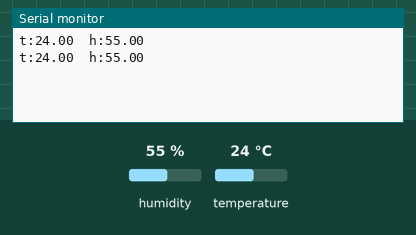
Recording of a sketch running on a simulated Arduino Uno, built with avr-gcc and run on an emulated ATmega328P. Parts: the last lines printed to the serial monitor. The inputs (shaded band) are chosen by the test bench; at power-on: humidity 55 %, temperature 24 °C.

Above: at 3.8 s.
3.9 s: humidity set to 22 %
At 6.7 s:
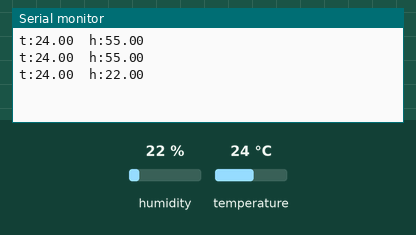
7.8 s: temperature set to 12 °C
At 9.8 s:
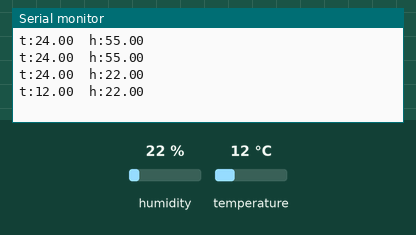
11.7 s: humidity set to 40 %
At 13.0 s:
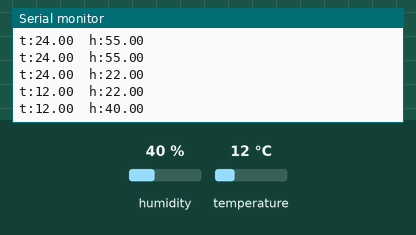
Timing chart, 0 to 14.7 s (numbered marks = the images above; inputs shaded):
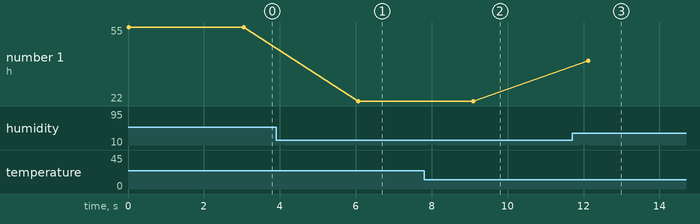

Measured:
- after the input at 3.9 s, the serial monitor: prints a new line after 2.2 s (image 1)
- after the input at 7.8 s, the serial monitor: prints a new line after 1.3 s (image 2)
- after the input at 11.7 s, the serial monitor: prints a new line after 0.42 s (image 3)
- plotted number 1: 55 → 22 after the input at 3.9 s, 22 → 40 after the input at 11.7 s

The sketch:

Arduino_code.ino
```cpp
#include <DHT11.h>

int temp = 2;

DHT11 dht11(temp);

void setup()
{
  Serial.begin(9600);
}

void loop()
{
  float temp, humi;
  unsigned char err;

  if((err=dht11.read(humi,temp))==0)
  {
    Serial.print("t:");
    Serial.print(temp);
    Serial.print("  h:");
    Serial.print(humi);
    Serial.println();
  }
  delay(3000);
}
```
